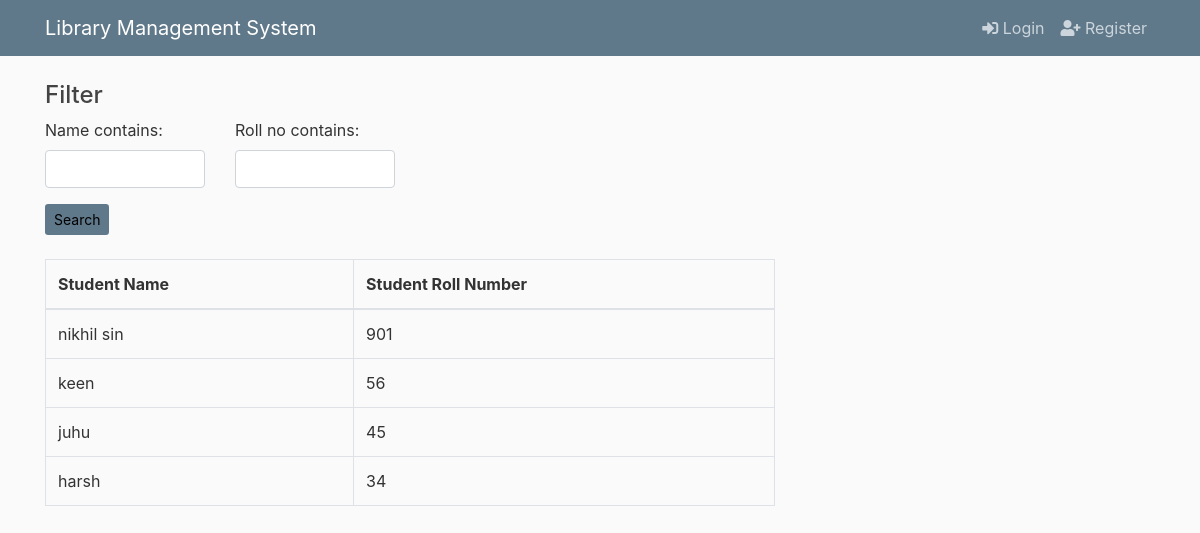
/search_student/, run on the app's committed database.
### lapp/models.py (models this page shows, shortened)
class Student(models.Model):
    roll_no = models.CharField(max_length=10,unique=True)
    name = models.CharField(max_length=10)
    branch = models.CharField(max_length=3)
    contact_no = models.CharField(max_length=10)
    total_books_due=models.IntegerField(default=0)
    email=models.EmailField(unique=True)
    password=models.CharField(max_length=8, default=1234)

### lapp/templates/librarian/search_student_list.html
{% extends 'librarian/base.html' %}
{% load widget_tweaks %}
{% block content %}
  <form method="get">
    <div class="well">
        <h4 style="margin-top: 0">Filter</h4>
        <div class="row">
            <div class="form-group col-sm-4 col-md-3">
                {{ filter.form.name.label_tag }}
                {% render_field filter.form.name class="form-control" %}
            </div>
            <div class="form-group col-sm-4 col-md-3">
                {{ filter.form.roll_no.label_tag }}
                {% render_field filter.form.roll_no class="form-control" %}
            </div>
        </div>
        <button class="btn btn-rounded btn-sm my-0 bg-steel" type="submit">Search</button>
    </div>
  </form>
  <br>
  <table class="table table-bordered">
    <thead>
      <tr>
        <th>Student Name</th>
        <th>Student Roll Number</th>
      </tr>
    </thead>
    <tbody>
        {% for student in filter.qs %}
            <tr>
                <td>{{ student.name }}</td>
                <td>{{ student.roll_no }}</td>
            </tr>
        {% empty %}
            <tr>
                <td colspan="5">No Student found</td>
            </tr>
        {% endfor %}
    </tbody>
 </table>
{% endblock %}

### static/librarian/main.css (style rules this page uses)
body { background: #fafafa; color: #333333; margin-top: 5rem; }
h1, h2, h3, h4, h5, h6 { color: #444444; }
.bg-steel { background-color: #5f788a; }

### data on the page
Student: name "nikhil sin", roll_no "901"
Student: name "keen", roll_no "56"
Student: name "juhu", roll_no "45"
Student: name "harsh", roll_no "34"

### other printed values
{{ filter.form.name.label_tag }} "Name contains:"
{{ filter.form.roll_no.label_tag }} "Roll no contains:"
